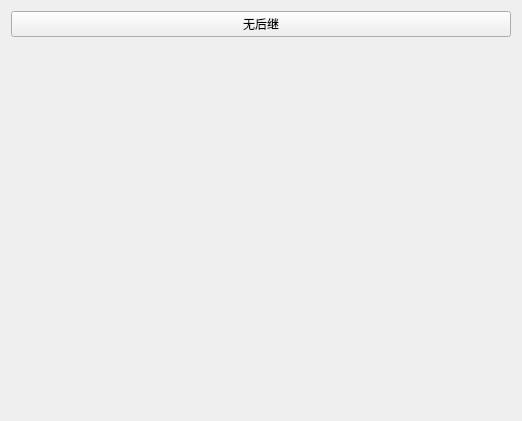
<?xml version="1.0" encoding="UTF-8"?>
<ui version="4.0">
 <class>next_choose</class>
 <widget class="QWidget" name="next_choose">
  <property name="geometry">
   <rect>
    <x>0</x>
    <y>0</y>
    <width>522</width>
    <height>421</height>
   </rect>
  </property>
  <property name="windowTitle">
   <string>Form</string>
  </property>
  <layout class="QVBoxLayout" name="verticalLayout">
   <item>
    <widget class="QPushButton" name="pushButton">
     <property name="text">
      <string>无后继</string>
     </property>
    </widget>
   </item>
   <item>
    <widget class="QWidget" name="widget" native="true"/>
   </item>
  </layout>
 </widget>
 <resources/>
 <connections/>
</ui>
